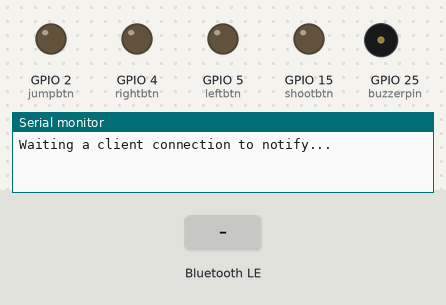
This sketch was run on a simulated ESP32. On the bench: output pins drawn as LEDs (lit = HIGH), buzzer (waves = sounding), the last lines printed to the serial monitor. Inputs (shaded band) come from the test bench. Nothing arrives over Bluetooth unless stated; a phone connects over Bluetooth LE 3 s after start.

Above: at 1.2 s.
1.3 s: Bluetooth LE write "1" received
At 2.5 s:
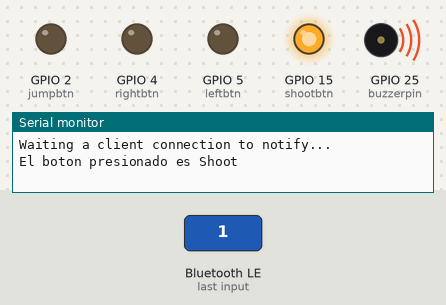
At 3.18 s:
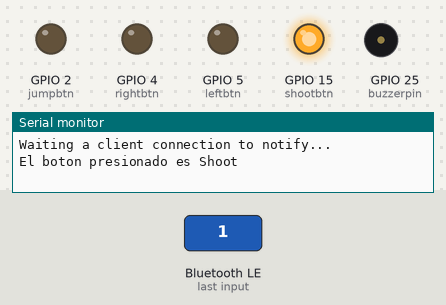
4.3 s: Bluetooth LE write "4" received
At 6.8 s:
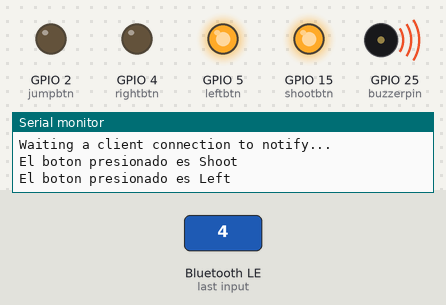
7.3 s: Bluetooth LE write "2" received
Timing chart, 0 to 16.3 s (numbered marks = the images above; inputs shaded):
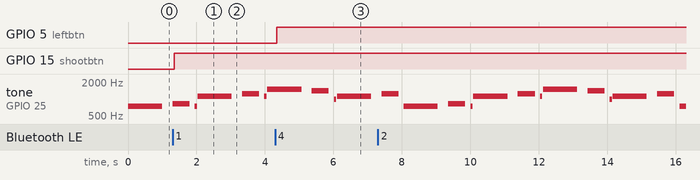

The sketch:

Server.ino
```cpp
/*
  Based on Neil Kolban example for IDF: https://github.com/nkolban/esp32-snippets/blob/master/cpp_utils/tests/BLE%20Tests/SampleNotify.cpp
  Ported to Arduino ESP32 by Evandro Copercini
  updated by chegewara and MoThunderz
*/
#include <BLEDevice.h>
#include <BLEServer.h>
#include <BLEUtils.h>
#include <BLE2902.h>

#include "noteCode.h"

// Initialize all pointers
BLEServer* pServer = NULL;                        // Pointer to the server
BLECharacteristic* pCharacteristic_1 = NULL;      // Pointer to Characteristic 1
BLECharacteristic* pCharacteristic_2 = NULL;      // Pointer to Characteristic 2
BLEDescriptor *pDescr_1;                          // Pointer to Descriptor of Characteristic 1
BLE2902 *pBLE2902_1;                              // Pointer to BLE2902 of Characteristic 1
BLE2902 *pBLE2902_2;                              // Pointer to BLE2902 of Characteristic 2

// Some variables to keep track on device connected
bool deviceConnected = false;
bool oldDeviceConnected = false;

//Control buttons
#define shootbtn 15
#define jumpbtn 2
#define rightbtn 4
#define leftbtn 5

// Pin del Buzzer
#define buzzerpin 25
int pre;

//OST
//Menú (Password Theme)
int m1[] = {
    NOTE_FS5, NOTE_GS5, NOTE_FS5, NOTE_CS6,
    NOTE_DS6, NOTE_CS6, NOTE_FS6,
    NOTE_F6, NOTE_B5, NOTE_CS6, NOTE_DS6,
    NOTE_FS5, NOTE_GS5, NOTE_FS5, NOTE_CS6,
    NOTE_DS6, NOTE_CS6, NOTE_FS6,
    NOTE_F6, NOTE_B5, NOTE_CS6, NOTE_DS6,
    NOTE_FS5, NOTE_GS5, NOTE_FS5,
    NOTE_F5, NOTE_FS5, NOTE_F5,
    NOTE_DS5, NOTE_DS5, NOTE_F5, NOTE_FS5,
    NOTE_CS5, NOTE_F5, NOTE_FS5, NOTE_GS5, NOTE_FS5, NOTE_F5,
    NOTE_GS5, NOTE_AS5, NOTE_GS5, NOTE_FS5,
    NOTE_AS5, NOTE_B5, NOTE_CS6, NOTE_GS5
};
int d1[] = {
    1, 2, 15, 1,
    2, 15, 1,
    2, 15, 1, 2,
    1, 2, 15, 1,
    2, 15, 1,
    2, 15, 1, 2,
    1, 2, 15,
    1, 2, 15,
    1, 4, 4, 4, //21, 4, 4, 4
    1, 2, 1, 2, 15, 1, //24, 7, 24, 7, 1, 21,
    4, 2, 15, 1, //4, 4, 4, 32
    4, 4, 4, 1
};

//Battle Theme
int m2[] = {
    NOTE_D3,NOTE_D3,NOTE_D3,NOTE_D3,NOTE_D3,NOTE_D3,NOTE_C3,NOTE_C3,
    NOTE_D3,NOTE_D3,NOTE_D3,NOTE_D3,NOTE_D3,NOTE_D3,NOTE_C3,NOTE_C3,
    NOTE_D5,NOTE_E5,NOTE_F5,NOTE_A5,NOTE_C6,NOTE_AS5,NOTE_G5,NOTE_AS5,NOTE_A5,NOTE_D5,
    NOTE_G5,NOTE_F5,NOTE_DS5,NOTE_D5,NOTE_A4,NOTE_A4,NOTE_AS4,NOTE_C5,NOTE_D6,
    NOTE_C6,NOTE_AS5,NOTE_A5,NOTE_G5,NOTE_F5,NOTE_DS5,NOTE_D5,NOTE_C5,
    NOTE_D5,NOTE_E5,NOTE_F5,NOTE_A5,NOTE_C6,NOTE_AS5,NOTE_G5,NOTE_AS5,NOTE_A5,NOTE_D5,
    NOTE_G5,NOTE_F5,NOTE_DS5,NOTE_D5,NOTE_A4,NOTE_AS4,NOTE_C5,
    NOTE_D5,NOTE_D5,NOTE_F5,NOTE_F5,NOTE_AS5,NOTE_AS5,NOTE_DS6,NOTE_DS6,
    NOTE_D5,NOTE_D5,1,NOTE_DS5,NOTE_FS5,NOTE_FS5,1,
    NOTE_DS5,NOTE_D5,NOTE_DS5,NOTE_D5,NOTE_A4,NOTE_AS4,NOTE_DS5,
    NOTE_D5,NOTE_D5,1,NOTE_DS5,NOTE_FS5,NOTE_FS5,1,
    NOTE_G5,NOTE_F5,NOTE_DS5,NOTE_D5,NOTE_A4,NOTE_AS4,NOTE_DS5,NOTE_FS5,NOTE_AS5,
    NOTE_D5,NOTE_D5,1,NOTE_DS5,NOTE_FS5,NOTE_FS5,1,
    NOTE_DS5,NOTE_D5,NOTE_DS5,NOTE_D5,NOTE_A4,NOTE_AS4,NOTE_DS5,
    NOTE_D5,NOTE_D5,1,NOTE_DS5,NOTE_FS5,NOTE_FS5,1,
    NOTE_G5,NOTE_F5,NOTE_DS5,NOTE_D5,NOTE_A4,NOTE_AS4,NOTE_DS5,NOTE_FS5,NOTE_AS5,
    NOTE_D5,NOTE_E5,NOTE_F5,NOTE_A5,NOTE_C6,NOTE_AS5,NOTE_G5,NOTE_AS5,NOTE_A5,NOTE_D5,
    NOTE_G5,NOTE_F5,NOTE_DS5,NOTE_D5,NOTE_A4,NOTE_A4,NOTE_AS4,NOTE_C5,NOTE_D6,
    NOTE_C6,NOTE_AS5,NOTE_A5,NOTE_G5,NOTE_F5,NOTE_DS5,NOTE_D5,NOTE_C5,
    NOTE_D5,NOTE_E5,NOTE_F5,NOTE_A5,NOTE_C6,NOTE_AS5,NOTE_G5,NOTE_AS5,NOTE_A5,NOTE_D5,
    NOTE_G5,NOTE_F5,NOTE_DS5,NOTE_D5,NOTE_A4,NOTE_AS4,NOTE_C5,
    NOTE_D5,NOTE_D5,NOTE_F5,NOTE_F5,NOTE_AS5,NOTE_AS5,NOTE_DS6,NOTE_DS6,
    NOTE_DS5,NOTE_D5,NOTE_CS5,NOTE_D5,
    NOTE_A5,NOTE_A5,NOTE_A5,NOTE_A5,NOTE_A5,NOTE_A5,NOTE_A5,NOTE_A5,
    NOTE_DS5,NOTE_D5,NOTE_CS5,NOTE_D5,
    NOTE_DS5,NOTE_D5,NOTE_F5,NOTE_DS5,NOTE_D5,NOTE_A4,
    NOTE_F5,NOTE_DS5,NOTE_G5,NOTE_F5,NOTE_DS5,NOTE_AS4,
    NOTE_G5,NOTE_F5,NOTE_A5,NOTE_G5,NOTE_AS5,NOTE_A5,NOTE_C6,NOTE_AS5,
    NOTE_D6,1,NOTE_D6,1,NOTE_D6,1,NOTE_D6,1,
    NOTE_F6,NOTE_DS6,NOTE_D6,1,NOTE_D6,1,NOTE_CS6
};
int d2[] = {
    8,8,8,8,8,8,8,8,
    8,8,8,8,8,8,8,8,
    8,8,8,8,8,8,8,8,4,3,
    8,8,8,4,3,8,8,8,8,
    16,16,8,8,8,8,8,8,
    8,8,8,8,8,8,8,8,4,3,
    4,8,8,2,8,8,8,
    8,8,8,8,8,8,8,8,
    8,8,8,8,8,8,8,
    8,4,8,4,8,8,8,
    8,8,8,8,8,8,8,
    8,8,16,16,8,4,8,8,8,
    8,8,8,8,8,8,8,
    8,4,8,4,8,8,8,
    8,8,8,8,8,8,8,
    8,8,16,16,8,4,8,8,8,
    8,8,8,8,8,8,8,8,4,3,
    8,8,8,4,3,8,8,8,8,
    16,16,8,8,8,8,8,8,
    8,8,8,8,8,8,8,8,4,3,
    4,8,8,2,8,8,8,
    8,8,8,8,8,8,8,8,
    2,1,2,1,
    4,4,4,4,4,4,4,4,
    2,1,2,1,
    8,8,8,8,8,4,
    4,8,8,8,5,4,
    8,8,8,8,8,8,8,8,
    4,4,4,4,4,4,4,4,
    3,3,4,4,4,4,1
};

// See the following for generating UUIDs:
// https://www.uuidgenerator.net/
// UUIDs used in this example:
#define SERVICE_UUID          "4fafc201-1fb5-459e-8fcc-c5c9c331914b"
#define CHARACTERISTIC_UUID_1 "beb5483e-36e1-4688-b7f5-ea07361b26a8"
#define CHARACTERISTIC_UUID_2 "1c95d5e3-d8f7-413a-bf3d-7a2e5d7be87e"

// Callback function that is called whenever a client is connected or disconnected
class MyServerCallbacks: public BLEServerCallbacks {
    void onConnect(BLEServer* pServer) {
      deviceConnected = true;
    };

    void onDisconnect(BLEServer* pServer) {
      deviceConnected = false;
    }
};

// Callback function that is called whenever a client is sending a WRITE to the server
class CharacteristicCallBack: public BLECharacteristicCallbacks {
  void onWrite(BLECharacteristic *pChar) override {
    std::string pChar_value_stdstr = pChar -> getValue();
    String pChar_value_string = String(pChar_value_stdstr.c_str());
    int pChar_value_int = pChar_value_string.toInt();
    if(pChar_value_int == 1){
      digitalWrite(shootbtn, HIGH);
      Serial.println("El boton presionado es Shoot");
    }
    else if(pChar_value_int == 2){
      digitalWrite(jumpbtn, HIGH);
      Serial.println("El boton presionado es Jump");
    }
    else if(pChar_value_int == 3){
      digitalWrite(rightbtn, HIGH);
      Serial.println("El boton presionado es Right");
    }
    else if(pChar_value_int == 4){
      digitalWrite(leftbtn, HIGH);
      Serial.println("El boton presionado es Left");
    }
    digitalWrite(jumpbtn, LOW);
    digitalWrite(rightbtn, LOW);
  }
};

void setup() {
  Serial.begin(115200);
  pinMode(shootbtn, OUTPUT);
  pinMode(jumpbtn, OUTPUT);
  pinMode(leftbtn, OUTPUT);
  pinMode(rightbtn, OUTPUT);

  // Create the BLE Device
  BLEDevice::init("ESP32");

  // Create the BLE Server
  pServer = BLEDevice::createServer();
  pServer->setCallbacks(new MyServerCallbacks());

  // Create the BLE Service
  BLEService *pService = pServer->createService(SERVICE_UUID);

  // Create a BLE Characteristic
  pCharacteristic_1 = pService->createCharacteristic(
                      CHARACTERISTIC_UUID_1,
                      BLECharacteristic::PROPERTY_READ   |
                      BLECharacteristic::PROPERTY_WRITE
                    );

  pCharacteristic_2 = pService->createCharacteristic(
                      CHARACTERISTIC_UUID_2,
                      BLECharacteristic::PROPERTY_READ   |
                      BLECharacteristic::PROPERTY_WRITE
                    );

  // add callback functions here:
  pCharacteristic_2->setCallbacks(new CharacteristicCallBack());

  // Start the service
  pService->start();

  // Start advertising
  BLEAdvertising *pAdvertising = BLEDevice::getAdvertising();
  pAdvertising->addServiceUUID(SERVICE_UUID);
  pAdvertising->setScanResponse(false);
  pAdvertising->setMinPreferred(0x0);  // set value to 0x00 to not advertise this parameter
  BLEDevice::startAdvertising();
  Serial.println("Waiting a client connection to notify...");

  //Menú
  //  for(int note = 0; note<47; note++){
  //   pre=1000;
  //   int t = pre/d1[note];
  //   tone(buzzerpin, m1[note], t);
  //   int pause = t*1.3;
  //   delay(pause);
  //   noTone(buzzerpin);
  //  }
  //Battle Theme
  // for(int note = 0; note<231; note++){
  //   pre = 1000;
  //   int t = pre/d2[note];
  //   tone(PC_4, m2[note], t);
  //   int pause = t*1.3;
  //   delay(pause);
  //   noTone(PC_4);
  // }
}

void loop() {
  for(int note = 0; note<47; note++){
    pre=1000;
    int t = pre/d1[note];
    tone(buzzerpin, m1[note], t);
    int pause = t*1.3;
    delay(pause);
    noTone(buzzerpin);
  }

    // The code below keeps the connection status uptodate:
    // Disconnecting
    if (!deviceConnected && oldDeviceConnected) {
        delay(500); // give the bluetooth stack the chance to get things ready
        pServer->startAdvertising(); // restart advertising
        Serial.println("start advertising");
        oldDeviceConnected = deviceConnected;
    }
    // Connecting
    if (deviceConnected && !oldDeviceConnected) {
        // do stuff here on connecting
        oldDeviceConnected = deviceConnected;
    }
}
```

noteCode.h
```cpp
/*************************************************
 * Public Constants
 *************************************************/

#define NOTE_B0  31
#define NOTE_C1  33
#define NOTE_CS1 35
#define NOTE_D1  37
#define NOTE_DS1 39
#define NOTE_E1  41
#define NOTE_F1  44
#define NOTE_FS1 46
#define NOTE_G1  49
#define NOTE_GS1 52
#define NOTE_A1  55
#define NOTE_AS1 58
#define NOTE_B1  62
#define NOTE_C2  65
#define NOTE_CS2 69
#define NOTE_D2  73
#define NOTE_DS2 78
#define NOTE_E2  82
#define NOTE_F2  87
#define NOTE_FS2 93
#define NOTE_G2  98
#define NOTE_GS2 104
#define NOTE_A2  110
#define NOTE_AS2 117
#define NOTE_B2  123
#define NOTE_C3  131
#define NOTE_CS3 139
#define NOTE_D3  147
#define NOTE_DS3 156
#define NOTE_E3  165
#define NOTE_F3  175
#define NOTE_FS3 185
#define NOTE_G3  196
#define NOTE_GS3 208
#define NOTE_A3  220
#define NOTE_AS3 233
#define NOTE_B3  247
#define NOTE_C4  262
#define NOTE_CS4 277
#define NOTE_D4  294
#define NOTE_DS4 311
#define NOTE_E4  330
#define NOTE_F4  349
#define NOTE_FS4 370
#define NOTE_G4  392
#define NOTE_GS4 415
#define NOTE_A4  440
#define NOTE_AS4 466
#define NOTE_B4  494
#define NOTE_C5  523
#define NOTE_CS5 554
#define NOTE_D5  587
#define NOTE_DS5 622
#define NOTE_E5  659
#define NOTE_F5  698
#define NOTE_FS5 740
#define NOTE_G5  784
#define NOTE_GS5 831
#define NOTE_A5  880
#define NOTE_AS5 932
#define NOTE_B5  988
#define NOTE_C6  1047
#define NOTE_CS6 1109
#define NOTE_D6  1175
#define NOTE_DS6 1245
#define NOTE_E6  1319
#define NOTE_F6  1397
#define NOTE_FS6 1480
#define NOTE_G6  1568
#define NOTE_GS6 1661
#define NOTE_A6  1760
#define NOTE_AS6 1865
#define NOTE_B6  1976
#define NOTE_C7  2093
#define NOTE_CS7 2217
#define NOTE_D7  2349
#define NOTE_DS7 2489
#define NOTE_E7  2637
#define NOTE_F7  2794
#define NOTE_FS7 2960
#define NOTE_G7  3136
#define NOTE_GS7 3322
#define NOTE_A7  3520
#define NOTE_AS7 3729
#define NOTE_B7  3951
#define NOTE_C8  4186
#define NOTE_CS8 4435
#define NOTE_D8  4699
#define NOTE_DS8 4978
```

Measured:
- after the input at 1.3 s, GPIO 15 (shootbtn): LOW → HIGH after 0.05 s
- after the input at 4.3 s, GPIO 5 (leftbtn): LOW → HIGH after 0.05 s
- by itself, tone on GPIO 25 (buzzerpin): plays 1245 Hz for 0.50 s, 740 Hz for 1.0 s, 831 Hz for 0.50 s, 740 Hz for 0.07 s, 1109 Hz for 1.0 s, 1245 Hz for 0.50 s … (13 notes in this stretch)
